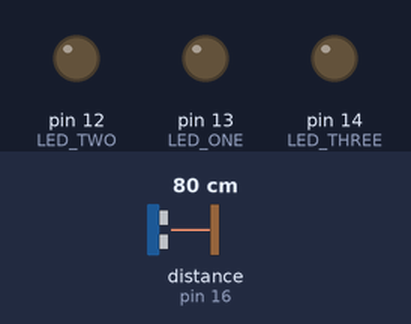
The sketch below on a simulated Arduino Uno, built with avr-gcc and run on an emulated ATmega328P. Shown: output pins drawn as LEDs (lit = HIGH). Wiring (inferred from the names in the program): ultrasonic range finder: trigger pin 17; echo pin 16. The test bench sets the inputs (shaded band); at power-on: distance to the obstacle (sensor on pin 16) 80 cm. The echo pulse lasts 58.3 µs per cm; pins used as bus, display or sensor lines are not drawn; what the sketch prints to the serial monitor is not drawn.

Above: at 1.2 s.
1.3 s: distance to the obstacle (sensor on pin 16) set to 43 cm
4.3 s: distance to the obstacle (sensor on pin 16) set to 37 cm
At 5.1 s:
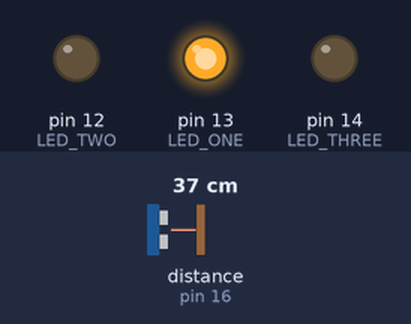
5.8 s: distance to the obstacle (sensor on pin 16) set to 22 cm
8.8 s: distance to the obstacle (sensor on pin 16) set to 18 cm
At 9.7 s:
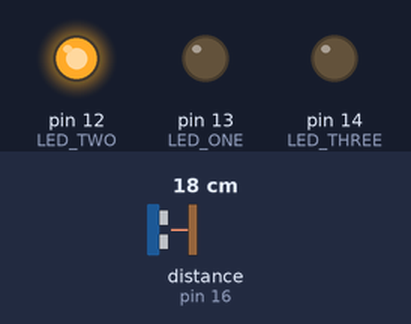
10.3 s: distance to the obstacle (sensor on pin 16) set to 12 cm
13.3 s: distance to the obstacle (sensor on pin 16) set to 9 cm
At 14.3 s:
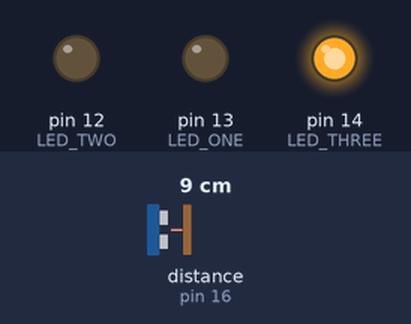
Timing chart, 0 to 15.8 s (numbered marks = the images above; inputs shaded):
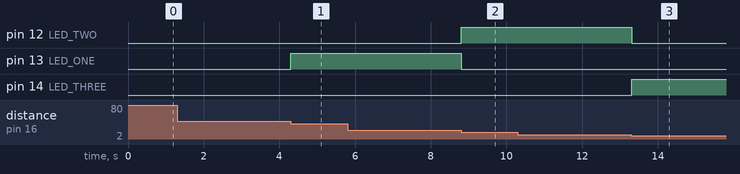

Measured:
- the behaviour switches between 41 and 40 cm on distance to the obstacle (sensor on pin 16) (found by bisection; images 0 and 1)
- the behaviour switches between 21 and 20 cm on distance to the obstacle (sensor on pin 16) (found by bisection; images 1 and 2)
- the behaviour switches between 11 and 10 cm on distance to the obstacle (sensor on pin 16) (found by bisection; images 2 and 3)
- after the input at 4.3 s, pin 13 (LED_ONE): LOW → HIGH at once
- after the input at 8.8 s, pin 12 (LED_TWO): LOW → HIGH at once; pin 13 (LED_ONE): HIGH → LOW at once
- after the input at 13.3 s, pin 12 (LED_TWO): HIGH → LOW at once; pin 14 (LED_THREE): LOW → HIGH at once

The sketch:

distance_led.ino
```cpp
#define TRIG_PIN 17
#define ECHO_PIN 16

#define LED_ONE 13
#define LED_TWO 12
#define LED_THREE 14

void setup() {
  Serial.begin(115200);

  pinMode(TRIG_PIN, OUTPUT);
  pinMode(ECHO_PIN, INPUT);

  pinMode(LED_ONE, OUTPUT);
  pinMode(LED_TWO, OUTPUT);
  pinMode(LED_THREE, OUTPUT);
}

void loop() {
  digitalWrite(TRIG_PIN, LOW);
  delayMicroseconds(2);
  digitalWrite(TRIG_PIN, HIGH);
  delayMicroseconds(10);
  digitalWrite(TRIG_PIN, LOW);

  long duration = pulseIn(ECHO_PIN, HIGH);

  float distance = duration / 58.773;

  Serial.print("Raw duration: ");
  Serial.print(duration);
  Serial.print(" μs");
  Serial.print(" Distance: ");
  Serial.print(distance);
  Serial.println(" cm");

  if (distance <= 10) {
    digitalWrite(LED_THREE, HIGH);
    digitalWrite(LED_ONE, LOW);
    digitalWrite(LED_TWO, LOW);
  }
  else if (distance <= 20) {
    digitalWrite(LED_TWO, HIGH);
    digitalWrite(LED_ONE, LOW);
    digitalWrite(LED_THREE, LOW);
  }
  else if (distance <= 40) {
    digitalWrite(LED_ONE, HIGH);
    digitalWrite(LED_TWO, LOW);
    digitalWrite(LED_THREE, LOW);
  }

  // delay(1000);
}
```
